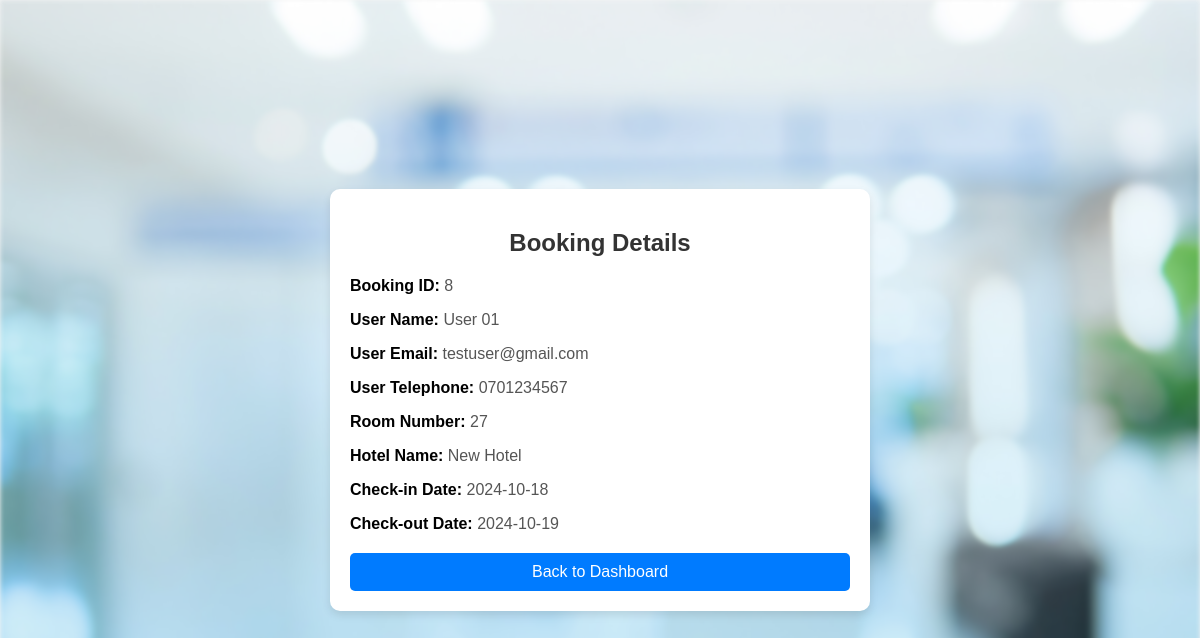
The app's page /booking_details.php?booking_id=8 with its own data.
### tables this page shows
CREATE TABLE `bookings` (
  `booking_id` int(11) NOT NULL,
  `user_id` int(11) NOT NULL,
  `room_id` int(11) NOT NULL,
  `start_date` date NOT NULL,
  `end_date` date NOT NULL,
  `booking_status` enum('confirmed','pending','cancelled') DEFAULT 'pending'
);

CREATE TABLE `users` (
  `user_id` int(11) NOT NULL,
  `username` varchar(50) NOT NULL,
  `email` varchar(100) NOT NULL,
  `password` varchar(255) NOT NULL,
  `created_at` timestamp NOT NULL DEFAULT current_timestamp(),
  `user_type` varchar(20) NOT NULL,
  `description` varchar(20) NOT NULL,
  `hotel_id` int(11) DEFAULT NULL,
  `name` varchar(255) DEFAULT NULL,
  `telephone` varchar(15) DEFAULT NULL,
  `profile_picture` varchar(255) DEFAULT NULL
);

CREATE TABLE `rooms` (
  `room_id` int(11) NOT NULL,
  `hotel_id` int(11) DEFAULT NULL,
  `room_name` varchar(255) NOT NULL,
  `room_number` int(255) NOT NULL,
  `price_per_night` decimal(10,2) NOT NULL,
  `max_adults` int(11) NOT NULL,
  `max_children` int(11) NOT NULL,
  `availability` varchar(255) NOT NULL,
  `hotel_name` varchar(255) DEFAULT NULL,
  `facilities` varchar(255) NOT NULL
);

CREATE TABLE `hotels` (
  `hotel_id` int(11) NOT NULL,
  `hotel_name` varchar(100) NOT NULL,
  `total_rooms` int(11) NOT NULL,
  `user_id` int(11) DEFAULT NULL,
  `description` varchar(20) NOT NULL,
  `location` varchar(255) DEFAULT NULL,
  `city_id` int(255) NOT NULL
);

### booking_details.php (the view, shortened to what this page needs)
<?php
include('config.php');
$booking_id = $_GET['booking_id'];
$booking_stmt = $conn->prepare("
    SELECT b.*, u.email AS user_email, u.name AS user_name, u.telephone AS user_telephone, r.room_number, h.hotel_name
    FROM bookings b
    JOIN users u ON b.user_id = u.user_id
    JOIN rooms r ON b.room_id = r.room_id
    JOIN hotels h ON r.hotel_id = h.hotel_id
    WHERE b.booking_id = ?
");
$booking_stmt->bind_param("i", $booking_id);
$booking_stmt->execute();
$booking_result = $booking_stmt->get_result();
$booking = $booking_result->fetch_assoc();
?>
<!DOCTYPE html>
<html lang="en">
<head>
    <link rel="stylesheet" href="booking-details.css">
</head>
<body>
     <div class="booking-details-container">
        <h2>Booking Details</h2>
        <p><strong>Booking ID:</strong> <?php echo htmlspecialchars($booking['booking_id']); ?></p>
        <p><strong>User Name:</strong> <?php echo htmlspecialchars($booking['user_name']); ?></p>
        <p><strong>User Email:</strong> <?php echo htmlspecialchars($booking['user_email']); ?></p>
        <p><strong>User Telephone:</strong> <?php echo htmlspecialchars($booking['user_telephone']); ?></p>
        <p><strong>Room Number:</strong> <?php echo htmlspecialchars($booking['room_number']); ?></p>
        <p><strong>Hotel Name:</strong> <?php echo htmlspecialchars($booking['hotel_name']); ?></p>
        <p><strong>Check-in Date:</strong> <?php echo htmlspecialchars($booking['start_date']); ?></p>
        <p><strong>Check-out Date:</strong> <?php echo htmlspecialchars($booking['end_date']); ?></p>
        <button onclick="location.href='hotel_dashboard.php'">Back to Dashboard</button>
    </div>
</body>
</html>

### booking-details.css (style rules this page uses)
body { font-family: Arial, sans-serif; background-color: #f4f4f4; margin: 0; padding: 0; display: flex; justify-content: center; align-items: center; height: 100vh; }
.booking-details-container { background-color: #fff; padding: 20px; border-radius: 10px; box-shadow: 0 4px 8px rgba(0, 0, 0, 0.1); max-width: 500px; width: 100%; text-align: left; }
.booking-details-container h2 { text-align: center; margin-bottom: 20px; font-size: 24px; color: #333; }
.booking-details-container p { font-size: 16px; margin-bottom: 10px; color: #555; }
.booking-details-container p strong { color: #000; }
.booking-details-container button { display: block; width: 100%; padding: 10px; background-color: #007bff; color: white; border: none; border-radius: 5px; cursor: pointer; font-size: 16px; transition: background-color 0.3s ease; margin-top: 20px; }

### records on screen
bookings: booking_id "8", user.name "User 01", user.email "testuser@gmail.com", user.telephone "0701234567", room.room_number "27", hotels.hotel_name "New Hotel", start_date "2024-10-18", end_date "2024-10-19"
